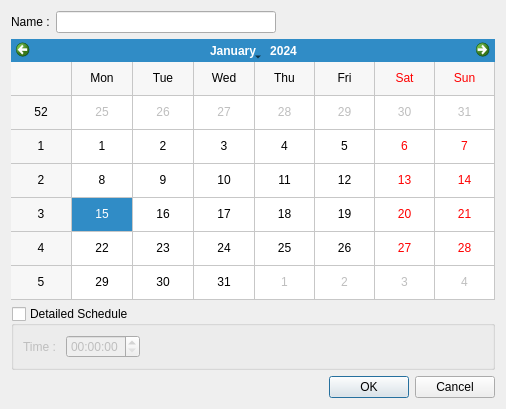
<?xml version="1.0" encoding="UTF-8"?>
<ui version="4.0">
 <class>UiScheduleDialog</class>
 <widget class="QDialog" name="UiScheduleDialog">
  <property name="geometry">
   <rect>
    <x>0</x>
    <y>0</y>
    <width>506</width>
    <height>409</height>
   </rect>
  </property>
  <property name="windowTitle">
   <string>Dialog</string>
  </property>
  <layout class="QVBoxLayout" name="verticalLayout">
   <item>
    <layout class="QHBoxLayout" name="horizontalLayout">
     <item>
      <widget class="QLabel" name="label">
       <property name="text">
        <string>Name :</string>
       </property>
      </widget>
     </item>
     <item>
      <widget class="QLineEdit" name="ui_name"/>
     </item>
     <item>
      <spacer name="horizontalSpacer_2">
       <property name="orientation">
        <enum>Qt::Horizontal</enum>
       </property>
       <property name="sizeHint" stdset="0">
        <size>
         <width>40</width>
         <height>20</height>
        </size>
       </property>
      </spacer>
     </item>
    </layout>
   </item>
   <item>
    <widget class="QCalendarWidget" name="ui_calendar">
     <property name="gridVisible">
      <bool>true</bool>
     </property>
    </widget>
   </item>
   <item>
    <widget class="QGroupBox" name="ui_detailedSchedule">
     <property name="title">
      <string>Detailed Schedule</string>
     </property>
     <property name="checkable">
      <bool>true</bool>
     </property>
     <property name="checked">
      <bool>false</bool>
     </property>
     <layout class="QHBoxLayout" name="horizontalLayout_2">
      <item>
       <widget class="QLabel" name="label_2">
        <property name="text">
         <string>Time : </string>
        </property>
       </widget>
      </item>
      <item>
       <widget class="QTimeEdit" name="ui_time"/>
      </item>
      <item>
       <spacer name="horizontalSpacer">
        <property name="orientation">
         <enum>Qt::Horizontal</enum>
        </property>
        <property name="sizeHint" stdset="0">
         <size>
          <width>40</width>
          <height>20</height>
         </size>
        </property>
       </spacer>
      </item>
     </layout>
    </widget>
   </item>
   <item>
    <widget class="QDialogButtonBox" name="ui_promptValidator">
     <property name="orientation">
      <enum>Qt::Horizontal</enum>
     </property>
     <property name="standardButtons">
      <set>QDialogButtonBox::Cancel|QDialogButtonBox::Ok</set>
     </property>
    </widget>
   </item>
  </layout>
 </widget>
 <resources/>
 <connections>
  <connection>
   <sender>ui_promptValidator</sender>
   <signal>accepted()</signal>
   <receiver>UiScheduleDialog</receiver>
   <slot>accept()</slot>
   <hints>
    <hint type="sourcelabel">
     <x>248</x>
     <y>254</y>
    </hint>
    <hint type="destinationlabel">
     <x>157</x>
     <y>274</y>
    </hint>
   </hints>
  </connection>
  <connection>
   <sender>ui_promptValidator</sender>
   <signal>rejected()</signal>
   <receiver>UiScheduleDialog</receiver>
   <slot>reject()</slot>
   <hints>
    <hint type="sourcelabel">
     <x>316</x>
     <y>260</y>
    </hint>
    <hint type="destinationlabel">
     <x>286</x>
     <y>274</y>
    </hint>
   </hints>
  </connection>
 </connections>
</ui>
